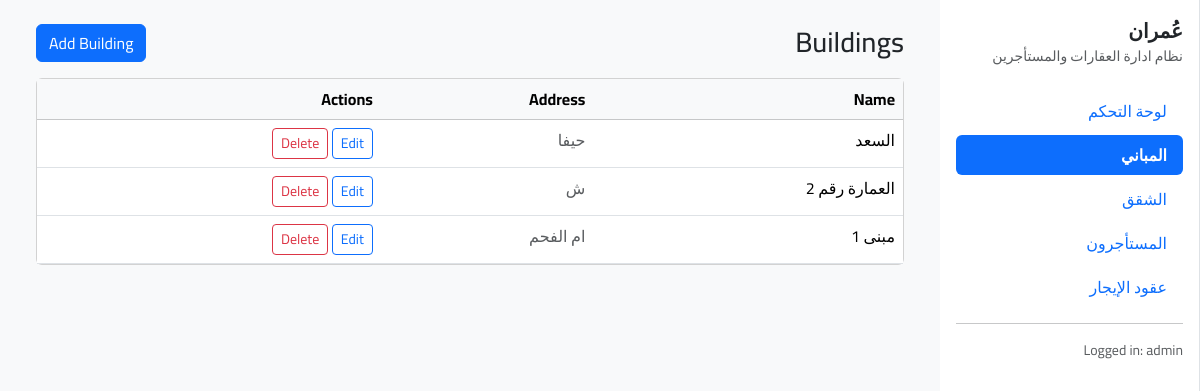
The app's page /buildings/ (signed in) with its own data.
### listings/models.py (models this page shows, shortened)
class Building(models.Model):
    name = models.CharField("اسم العمارة", max_length=150)
    address = models.CharField("العنوان", max_length=255, blank=True)
    notes = models.TextField("ملاحظات", blank=True)
    class Meta:
        verbose_name = "عمارة"
        verbose_name_plural = "العمارات"
        ordering = ["name"]

### listings/views.py (the view)
# urls.py: path("buildings/", views.building_list, name="building_list"),
def building_list(request):
    buildings = Building.objects.all().order_by("name")
    is_htmx = request.headers.get("HX-Request")
    template = "listings/partials/building_list_partial.html" if is_htmx else "listings/building_list.html"
    return render(request, template, {"buildings": buildings})

### listings/templates/listings/building_list.html (shortened to what this page needs)
{% extends "layout/base.html" %}
{% block content %}
<div class="d-flex align-items-center justify-content-between mb-3">
  <h3 class="mb-0">Buildings</h3>
  <a class="btn btn-primary" href="{% url 'building_create' %}">Add Building</a>
</div>
<div class="card">
  <div class="table-responsive">
    <table class="table table-hover mb-0">
      <thead class="table-light">
        <tr>
          <th>Name</th>
          <th>Address</th>
          <th class="text-end">Actions</th>
        </tr>
      </thead>
      <tbody>
        {% for b in buildings %}
        <tr>
          <td>{{ b.name }}</td>
          <td class="text-muted">{{ b.address }}</td>
          <td class="text-end">
            <a class="btn btn-sm btn-outline-primary" href="{% url 'building_edit' b.id %}">Edit</a>
            <a class="btn btn-sm btn-outline-danger" href="{% url 'building_delete' b.id %}">Delete</a>
          </td>
        </tr>
        {% empty %}
        <tr><td colspan="3" class="text-center text-muted p-4">No buildings yet.</td></tr>
        {% endfor %}
      </tbody>
    </table>
  </div>
</div>
{% endblock %}

### listings/templates/layout/base.html (shortened to what this page needs)
<!doctype html>
<html lang="ar" dir="rtl">
<head>
  <link href="https://cdn.jsdelivr.net/npm/bootstrap@5.3.3/dist/css/bootstrap.min.css" rel="stylesheet">
</head>
<body class="bg-light">
<div class="d-flex">
  <aside class="sidebar bg-white border-end p-3">
    <div class="mb-4">
      <div class="fw-bold fs-5">عُمران</div>
      <div class="text-muted small">نظام ادارة العقارات والمستأجرين</div>
    </div>
    <nav class="nav nav-pills flex-column gap-1">
      <a class="nav-link" data-nav="dashboard" href="{% url 'dashboard' %}" hx-get="{% url 'dashboard' %}" hx-target="#main-content" hx-push-url="true">
        لوحة التحكم
      </a>
      <a class="nav-link" data-nav="buildings" href="{% url 'building_list' %}" hx-get="{% url 'building_list' %}" hx-target="#main-content" hx-push-url="true">
        المباني
      </a>
      <a class="nav-link" data-nav="apartments" href="{% url 'apartment_list' %}" hx-get="{% url 'apartment_list' %}" hx-target="#main-content" hx-push-url="true">
        الشقق
      </a>
      <a class="nav-link" data-nav="tenants" href="{% url 'tenant_list' %}" hx-get="{% url 'tenant_list' %}" hx-target="#main-content" hx-push-url="true">
        المستأجرون
      </a>
      <a class="nav-link" data-nav="leases" href="{% url 'lease_list' %}" hx-get="{% url 'lease_list' %}" hx-target="#main-content" hx-push-url="true">
        عقود الإيجار
      </a>
    </nav>
    <hr>
    <div class="small text-muted">
      Logged in: {{ request.user.username }}
    </div>
  </aside>
  <main class="flex-grow-1 p-4">
    <div class="container-fluid">
      <div id="main-content">
        {% block content %}{% endblock %}
      </div>
    </div>
  </main>
</div>
</body>
</html>

### listings/templates/layout/base.html (style rules this page uses)
body { font-family: 'Cairo', sans-serif; }
.sidebar { width: 260px; min-height: 100vh; position: sticky; top: 0; }
.nav-link.active { font-weight: 600; }

### records on screen
Building: name "السعد", address "حيفا"
Building: name "العمارة رقم 2", address "ش"
Building: name "مبنى 1", address "ام الفحم"

### other values on screen
{{ request.user.username }} "admin"
